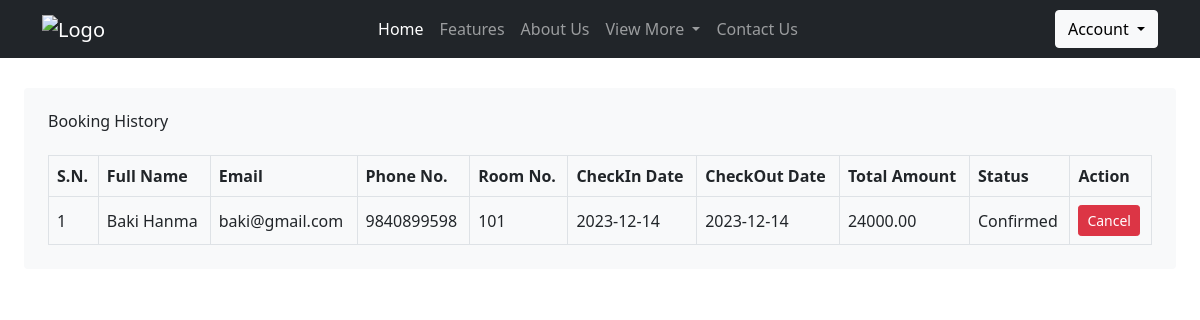
Page /user/history.php?email=baki@gmail.com (signed in) on the committed database.
### tables this page shows
CREATE TABLE `booking` (
  `id` int(11) NOT NULL,
  `room_id` int(11) NOT NULL,
  `fname` varchar(255) NOT NULL,
  `email` varchar(255) NOT NULL,
  `phone` varchar(15) NOT NULL,
  `checkin_date` date NOT NULL,
  `checkout_date` date NOT NULL,
  `status` enum('Confirmed','Cancelled','Pending') DEFAULT 'Pending',
  `total_amount` decimal(10,2) NOT NULL
);

### user/history.php (the view, shortened to what this page needs)
<?php
    include('../config/constants.php');
    include('../user/bootstrap_headder.php');
    include('../user/navbar.php');
    $email=$_GET['email'];
?>
</head>
<body>
<main class="mt-5 pt-3">
<div class="container-fluid pt-4 px-4">
    <div class="bg-light text-center rounded p-4">
        <div class="d-flex align-items-center justify-content-between mb-4">
            <h6 class="mb-0">Booking History</h6>
        </div>
                    <div class="table-responsive">
                        <table class="table text-start align-middle table-bordered table-hover mb-0">
                            <thead>
                                <tr class="text-dark">
                                    <th scope="col">S.N.</th>
                                    <th scope="col">Full Name</th>
                                    <th scope="col">Email</th>
                                    <th scope="col">Phone No.</th>
                                    <th scope="col">Room No.</th>
                                    <th scope="col">CheckIn Date</th>
                                    <th scope="col">CheckOut Date</th>
                                    <th scope="col">Total Amount</th>
                                    <th scope="col">Status</th>
                                    <th scope="col">Action</th>
                                </tr>
                            </thead>
                            <tbody>
                            <?php
                                    $sql = "SELECT * FROM booking WHERE email='$email'";
                                    $res = mysqli_query($conn, $sql);
                                    if($res == TRUE){
                                        $count = mysqli_num_rows($res);
                                        $sn =1;
                                    if($count>0){
                                        while($rows=mysqli_fetch_assoc($res)){
                                          $room_id = $rows['room_id'];
                                          $fname = $rows ['fname'];
                                          $email = $rows['email'];
                                          $phone = $rows['phone'];
                                          $checkin_date = $rows['checkin_date'];
                                          $total_amount = $rows['total_amount'];
                                          $status = $rows['status'];
                                          ?>
                                          <tr>
                                          <td><?php echo $sn++ ?></td>
                                          <td><?php echo $fname ?></td>
                                          <td><?php echo $email ?></td>
                                          <td><?php echo $phone ?></td>
                                          <td><?php echo $room_id ?></td>
                                          <td><?php echo $checkin_date ?></td>
                                          <td><?php echo $checkin_date ?></td>
                                          <td><?php echo $total_amount ?></td>
                                          <td><?php echo $status ?></td>
                                          <td>
                                        <a class="btn btn-sm btn-danger" href="<?php echo siteurl;?>admin/delete_user.php?user_id=<?php echo $user_id;?>">Cancel</a>
                                        </td>
                                        </tr>
                                          <?php
                                        }
                                      }
                                    }
                                  ?>
                            </tbody>
                        </table>
                    </div>
                </div>
            </div>
</main>
</body>

### rows in the picture
booking: fname "Baki Hanma", email "baki@gmail.com", phone "9840899598", room "101", checkin_date "2023-12-14", total_amount "24000.00", status "Confirmed"
